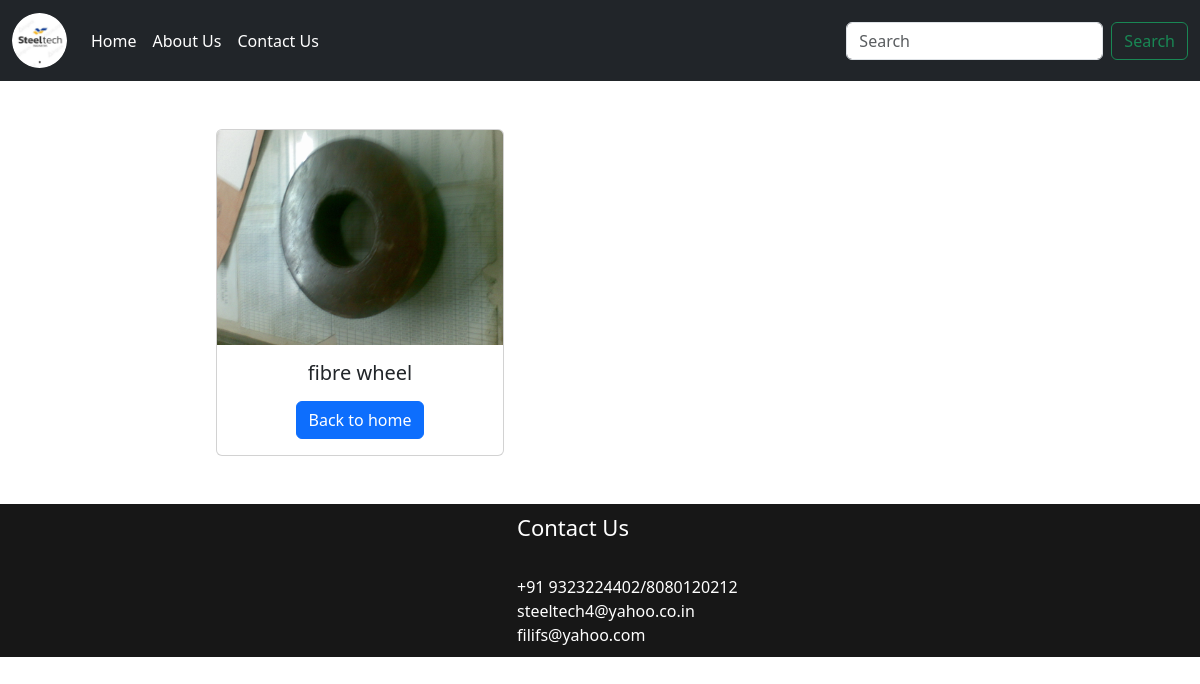
The page /product/7 on the database its author committed.
### steel/models.py (models this page shows, shortened)
class Product(models.Model):
    category=models.ForeignKey(Category,on_delete=models.CASCADE)
    name=models.CharField(max_length=200,null=True,blank=True)
    prod_image=models.ImageField(upload_to='images/products')
    prod_description=models.TextField(blank=True,null=True)

### steel/views.py (the view)
# urls.py: path('product/<int:id>',product,name='product'),
def product(request,id):
    if request.method=='GET':
        product=Product.objects.filter(id=id).first()
        if product:
            return render(request,'product.html',{'product':product})
        else:
            messages.error(request,'OOPS ! No such product available')
            return redirect('home')
    return redirect('home')

### templates/product.html (shortened to what this page needs)
{% extends 'base.html' %}
{% block content %}
<br><br>
<div class="row">
<div class="col-2"></div><div class="col-4">
<div class="container text-center">
      <div class="card" style="width: 18rem;">
        <img src="{{product.prod_image.url}}" class="card-img-top" alt="product image">
        <div class="card-body">
          <h5 class="card-title">{{product.name}}</h5>
          <a href="{% url 'home' %}" class="btn btn-primary">Back to home</a>
        </div>
      </div>
    </div>
</div>
</div>
<br><br>
{% endblock %}

### static/css/style.css (style rules this page uses)
body { font-family: "Roboto", sans-serif; color: #000000; background-color: #ffffff; }
a, a:hover, a:focus { text-decoration: none; }
.btn, .btn:focus { outline: none !important; -webkit-box-shadow: none; box-shadow: none; }

### static/css/responsive.css (style rules this page uses)
@media (min-width: 1200px) { .container { max-width: 1170px; } }

### rows shown on the page
Product: prod_image (picture), name "fibre wheel"
